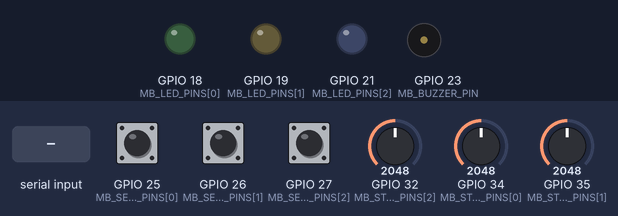
A sketch run on a simulated ESP32. Parts: output pins drawn as LEDs (lit = HIGH), buzzer (waves = sounding). Dashed ring = blinking. The inputs (shaded band) are chosen by the test bench; at power-on: GPIO 32 (MB_STOCK_PINS[2]) = 2048, GPIO 25 (MB_SENSOR_PINS[0]) HIGH, GPIO 26 (MB_SENSOR_PINS[1]) HIGH, GPIO 34 (MB_STOCK_PINS[0]) = 2048, GPIO 27 (MB_SENSOR_PINS[2]) HIGH, GPIO 35 (MB_STOCK_PINS[1]) = 2048 (analog values on the 0–4095 scale). The local clock reads 2024-03-15 10:24:30 at power-on unless the sketch sets it; random numbers use the default seed unless the sketch sets one; what the sketch prints to the serial monitor is not drawn.

Above: at 1.7 s.
1.8 s: GPIO 32 (MB_STOCK_PINS[2]) set to 433
4.8 s: GPIO 32 (MB_STOCK_PINS[2]) set to 367
At 7.4 s:
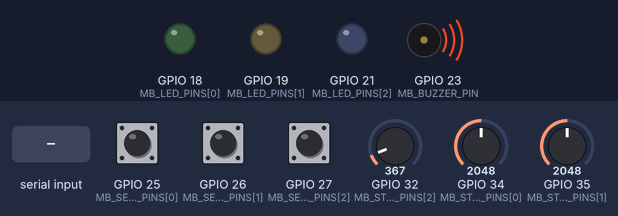
7.8 s: GPIO 25 (MB_SENSOR_PINS[0]) driven LOW
At 10.6 s:
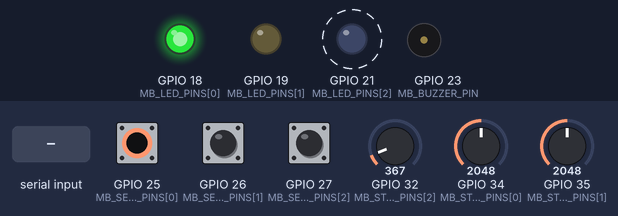
10.8 s: GPIO 26 (MB_SENSOR_PINS[1]) driven LOW
At 12.6 s:
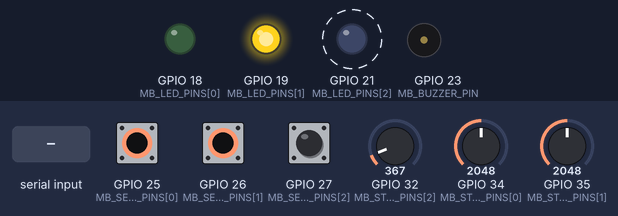
13.6 s: "b90\n" received over Serial
At 14.05 s:
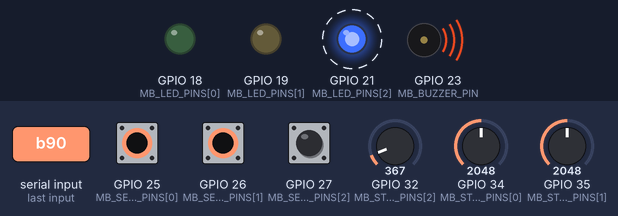
16.6 s: GPIO 34 (MB_STOCK_PINS[0]) set to 2528
19.5 s: GPIO 34 (MB_STOCK_PINS[0]) set to 2626
Timing chart, 0 to 22.5 s (numbered marks = the images above; inputs shaded):
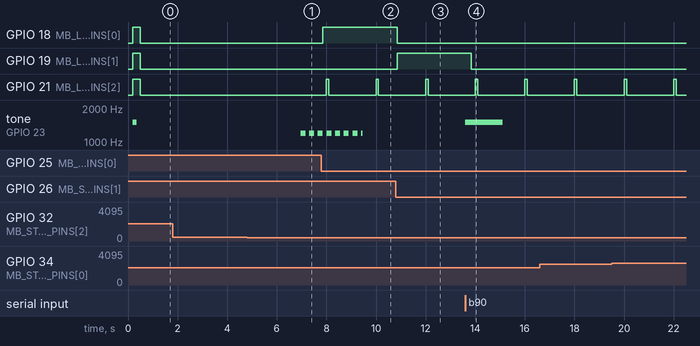

The sketch:

sketch.ino
```cpp
/*
  MediBridge firmware (ESP32) — Smart Medication Monitoring
  REMIND - GUIDE - DETECT - INFORM

  What it does
    * 3 compartments: lid sensor (button), LED, simulated stock level (potentiometer)
    * 1 buzzer
    * Reminder commands arrive from Blynk (V6) or the Serial Monitor
    * Every important thing becomes a small JSON "event" (see firmware/event_format.md)
    * Events go to Blynk datastream V10; they are also always printed on Serial
    * Works OFFLINE (Serial only) when config.h is missing or has no real token

  It records that a lid was OPENED. It can NOT know the medicine was taken.
*/
#include <Arduino.h>
#include <WiFi.h>
#include <time.h>
#include <string.h>
#include <esp_system.h>   // esp_random()

#if __has_include("config.h")
#include "config.h"
#endif

#ifndef MB_DEVICE_ID
#define MB_DEVICE_ID "MB-ESP32-01"
#endif
#ifndef MB_WIFI_SSID
#define MB_WIFI_SSID "Wokwi-GUEST"
#define MB_WIFI_PASS ""
#define MB_WIFI_CHANNEL 6
#endif
#ifndef ESP_ARDUINO_VERSION_MAJOR
#define ESP_ARDUINO_VERSION_MAJOR 2
#endif

#if defined(BLYNK_AUTH_TOKEN) && defined(BLYNK_TEMPLATE_ID) && defined(BLYNK_TEMPLATE_NAME)
#define MB_BLYNK_COMPILED 1
#include <BlynkSimpleEsp32.h>
#else
#define MB_BLYNK_COMPILED 0
#endif

#include "medibridge_config.h"

// ============================================================ Blynk pin plan
// Core (always used)                    Extended (MB_EXTENDED_PINS = 1)
//  V6  reminder command  (in)            V0-V2 lid interaction 1/0  (out)
//  V7  buzzer command    (in)            V3-V5 stock percent        (out)
//  V8  device status     (out)           V9    wrong compartment id (out)
//  V10 event JSON        (out)
//  V11 heartbeat seconds (out)
static const int VP_INTERACTION_BASE = 0;   // V0..V2
static const int VP_STOCK_BASE       = 3;   // V3..V5
static const int VP_WRONG            = 9;
static const int VP_STATUS           = 8;
static const int VP_EVENT            = 10;
static const int VP_HEARTBEAT        = 11;
static const int VP_REMINDER_CMD     = 6;

// ================================================================ utilities
static inline bool before(uint32_t now, uint32_t t) { return (int32_t)(now - t) < 0; }

// =========================================================== stock sensor API
// Today: potentiometer. Later: replace with a load cell + HX711 by writing a
// class with the same two methods (see firmware/README.md). Nothing else changes.
class StockSensor {
 public:
  virtual void begin() = 0;
  virtual uint8_t readPercent(uint8_t idx) = 0;
  virtual ~StockSensor() {}
};

class PotStockSensor : public StockSensor {
 public:
  void begin() override { analogReadResolution(12); }
  uint8_t readPercent(uint8_t idx) override {
    long sum = 0;
    for (int i = 0; i < 8; i++) sum += analogRead(MB_STOCK_PINS[idx]);
    return mb::rawToPercent(sum / 8, MB_ADC_RAW_EMPTY, MB_ADC_RAW_FULL);
  }
};

static PotStockSensor g_potSensor;
static StockSensor* g_stockSensor = &g_potSensor;

// ================================================================== buzzer
enum Pattern : uint8_t { P_NONE, P_REMINDER, P_WARNING, P_ALERT, P_TEST };
struct Step { uint16_t freq; uint16_t ms; };
static const Step STEPS_REMINDER[] = {{2000, 300}, {0, 200}, {2000, 300}, {0, 1200}};
static const Step STEPS_WARNING[]  = {{700, 120}, {0, 120}};
static const Step STEPS_ALERT[]    = {{1200, 200}, {0, 150}};
static const Step STEPS_TEST[]     = {{1500, 1000}};

#if ESP_ARDUINO_VERSION_MAJOR >= 3
#define BUZ_ID MB_BUZZER_PIN
#else
#define BUZ_ID 0
#endif

static void buzzerHw(uint16_t freq) { ledcWriteTone(BUZ_ID, freq); }
static void buzzerInit() {
#if ESP_ARDUINO_VERSION_MAJOR >= 3
  ledcAttach(MB_BUZZER_PIN, 2000, 8);
#else
  ledcSetup(0, 2000, 8);
  ledcAttachPin(MB_BUZZER_PIN, 0);
#endif
  buzzerHw(0);
}

class Buzzer {
 public:
  void set(Pattern p, uint32_t now) {
    if (p == cur_) return;
    cur_ = p; idx_ = 0; start_ = now; apply();
  }
  void update(uint32_t now) {
    if (cur_ == P_NONE) return;
    uint8_t n; const Step* s = steps(n);
    if ((uint32_t)(now - start_) >= s[idx_].ms) { idx_ = (idx_ + 1) % n; start_ = now; apply(); }
  }
 private:
  const Step* steps(uint8_t& n) const {
    switch (cur_) {
      case P_REMINDER: n = sizeof STEPS_REMINDER / sizeof(Step); return STEPS_REMINDER;
      case P_WARNING:  n = sizeof STEPS_WARNING / sizeof(Step);  return STEPS_WARNING;
      case P_ALERT:    n = sizeof STEPS_ALERT / sizeof(Step);    return STEPS_ALERT;
      default:         n = sizeof STEPS_TEST / sizeof(Step);     return STEPS_TEST;
    }
  }
  void apply() {
    if (cur_ == P_NONE) { buzzerHw(0); return; }
    uint8_t n; const Step* s = steps(n);
    buzzerHw(s[idx_].freq);
  }
  Pattern cur_ = P_NONE; uint8_t idx_ = 0; uint32_t start_ = 0;
};
static Buzzer g_buzzer;

// ================================================================== state
static mb::Debouncer    g_deb[MB_NUM_COMPARTMENTS];
static mb::StockTracker g_stock[MB_NUM_COMPARTMENTS];
static bool      g_lidOpen[MB_NUM_COMPARTMENTS];
static uint8_t   g_lastSentPct[MB_NUM_COMPARTMENTS];
static uint32_t  g_confirmUntil[MB_NUM_COMPARTMENTS];
static uint32_t  g_lastInteractionMs[MB_NUM_COMPARTMENTS];
static bool      g_everInteracted[MB_NUM_COMPARTMENTS];

static uint8_t  g_reminderComp = 0;       // 0 = none, else 1..3
static uint32_t g_reminderStartMs = 0;
static bool     g_muted = false;
static uint32_t g_warningUntil = 0, g_testUntil = 0, g_alertUntil = 0;
static uint8_t  g_warnIdx = 0;
static uint32_t g_bootId = 0, g_seq = 0;
static uint32_t g_nextStockPoll = 0;

// -------- event queue (kept while the cloud is unreachable)
struct QueuedEvent { char json[MB_EVENT_JSON_MAX]; };
static QueuedEvent g_q[MB_EVENT_QUEUE_SIZE];
static uint8_t g_qHead = 0, g_qCount = 0;
static uint32_t g_nextSendMs = 0;

// -------- cloud state
static bool g_cloud = false;              // true only if a real token is configured
static bool g_wifiWasUp = false, g_blynkWasUp = false;
static uint32_t g_lastWifiTry = 0, g_nextBlynkTry = 0, g_nextHeartbeat = 0;

#if MB_BLYNK_COMPILED
static bool tokenLooksValid() {
  return strncmp(BLYNK_AUTH_TOKEN, "PASTE_", 6) != 0 && strlen(BLYNK_AUTH_TOKEN) >= 16 &&
         strncmp(BLYNK_TEMPLATE_ID, "PASTE_", 6) != 0;
}
#endif

static void cloudInt(int pin, int value, bool extendedOnly) {
#if MB_BLYNK_COMPILED
  if (!g_cloud || !Blynk.connected()) return;
  if (extendedOnly && !MB_EXTENDED_PINS) return;
  Blynk.virtualWrite(pin, value);
#else
  (void)pin; (void)value; (void)extendedOnly;
#endif
}

// ================================================================ events
static bool isoTimestamp(char* out, size_t n) {
  time_t t = time(nullptr);
  if (t < 1700000000) { out[0] = 0; return false; }   // clock not synced yet
  struct tm tmv;
  gmtime_r(&t, &tmv);
  strftime(out, n, "%Y-%m-%dT%H:%M:%SZ", &tmv);
  return true;
}

static void queuePush(const char* json) {
  if (g_qCount == MB_EVENT_QUEUE_SIZE) {            // full: drop the oldest
    g_qHead = (g_qHead + 1) % MB_EVENT_QUEUE_SIZE; g_qCount--;
    Serial.println("[WARN] event queue full, oldest event dropped");
  }
  QueuedEvent& slot = g_q[(g_qHead + g_qCount) % MB_EVENT_QUEUE_SIZE];
  strncpy(slot.json, json, MB_EVENT_JSON_MAX - 1);
  slot.json[MB_EVENT_JSON_MAX - 1] = 0;
  g_qCount++;
}

static void emitEvent(uint8_t comp, const char* type, long value, const char* detail) {
  char id[48];
  snprintf(id, sizeof id, "%s-%08lx-%04lu", MB_DEVICE_ID, (unsigned long)g_bootId, (unsigned long)(++g_seq));
  char ts[24];
  bool synced = isoTimestamp(ts, sizeof ts);
  mb::EventFields e = {id, MB_DEVICE_ID, comp, type, value, ts, synced, (unsigned long)millis(), detail};
  char buf[MB_EVENT_JSON_MAX];
  size_t len = mb::buildEventJson(buf, sizeof buf, e);
  if (len == 0) { Serial.println("[ERROR] event too large, not sent"); return; }
  Serial.print("[EVENT] ");
  Serial.println(buf);
  if (g_cloud) queuePush(buf);
}

// ============================================================== reminders
static void startReminder(uint8_t comp, const char* source) {
  if (comp < 1 || comp > MB_NUM_COMPARTMENTS) return;
  if (g_reminderComp == comp) return;               // same command twice: ignore
  g_reminderComp = comp;
  g_reminderStartMs = millis();
  g_muted = false;
  emitEvent(comp, "reminder_started", comp, source);
}

static void stopReminder(const char* reason, bool tellCloudCommand) {
  if (g_reminderComp == 0) return;
  uint8_t comp = g_reminderComp;
  g_reminderComp = 0;
  if (strcmp(reason, "acknowledged") != 0) emitEvent(comp, "reminder_stopped", 0, reason);
  if (tellCloudCommand) cloudInt(VP_REMINDER_CMD, 0, false);  // so V6 in the cloud goes back to 0
}

// ================================================================ lid events
static void onLidOpened(uint8_t idx, uint32_t now) {
  uint8_t id = idx + 1;
  g_lidOpen[idx] = true;
  g_lastInteractionMs[idx] = now;
  g_everInteracted[idx] = true;
  cloudInt(VP_INTERACTION_BASE + idx, 1, true);

  mb::OpenKind k = mb::classifyOpen(g_reminderComp, id);
  if (k == mb::OPEN_WRONG) {
    char d[24];
    snprintf(d, sizeof d, "expected=%u", (unsigned)g_reminderComp);
    emitEvent(id, "wrong_compartment", 1, d);
    cloudInt(VP_WRONG, id, true);
    g_warningUntil = now + MB_WARNING_MS;
    g_warnIdx = idx;
  } else {
    emitEvent(id, "compartment_opened", 1, k == mb::OPEN_EXPECTED ? "expected" : "no_active_reminder");
    g_confirmUntil[idx] = now + MB_CONFIRM_LED_MS;
    if (k == mb::OPEN_EXPECTED) stopReminder("acknowledged", true);
  }
}

static void onLidClosed(uint8_t idx, uint32_t now) {
  g_lidOpen[idx] = false;
  g_lastInteractionMs[idx] = now;
  cloudInt(VP_INTERACTION_BASE + idx, 0, true);
  emitEvent(idx + 1, "compartment_closed", 0, "");
}

static void readSensors(uint32_t now) {
  for (uint8_t i = 0; i < MB_NUM_COMPARTMENTS; i++) {
    bool raw = (digitalRead(MB_SENSOR_PINS[i]) == MB_SENSOR_ACTIVE_LEVEL);
    if (g_deb[i].update(raw, now)) {
      if (g_deb[i].stable()) onLidOpened(i, now); else onLidClosed(i, now);
    }
  }
}

// ================================================================== stock
static void readStock(uint32_t now) {
  if (before(now, g_nextStockPoll)) return;
  g_nextStockPoll = now + MB_STOCK_POLL_MS;
  for (uint8_t i = 0; i < MB_NUM_COMPARTMENTS; i++) {
    uint8_t pct = g_stockSensor->readPercent(i);
    mb::StockStatus before_ = g_stock[i].status();
    if (g_stock[i].update(pct, now)) {
      mb::StockStatus after = g_stock[i].status();
      char d[32];
      snprintf(d, sizeof d, "%s->%s", mb::stockStatusName(before_), mb::stockStatusName(after));
      if (after == mb::STOCK_EMPTY) {
        emitEvent(i + 1, "stock_empty", pct, d);
        g_alertUntil = now + MB_EMPTY_ALERT_MS;
      } else {
        emitEvent(i + 1, "stock_changed", pct, d);
      }
      cloudInt(VP_STOCK_BASE + i, pct, true);
      g_lastSentPct[i] = pct;
    } else {
      int diff = (int)pct - (int)g_lastSentPct[i];
      if (diff < 0) diff = -diff;
      if (diff >= MB_STOCK_REPORT_DELTA) { cloudInt(VP_STOCK_BASE + i, pct, true); g_lastSentPct[i] = pct; }
    }
  }
}

static void checkReminderTimeout(uint32_t now) {
  if (g_reminderComp && (uint32_t)(now - g_reminderStartMs) >= MB_REMINDER_TIMEOUT_MS) {
    uint8_t comp = g_reminderComp;
    emitEvent(comp, "reminder_missed", 0, "timeout");
    g_reminderComp = 0;
    cloudInt(VP_REMINDER_CMD, 0, false);
  }
}

// ================================================================ outputs
static const char* stateLabel(uint8_t idx, uint32_t now) {
  if (before(now, g_warningUntil) && g_warnIdx == idx) return "Wrong Compartment";
  if (g_reminderComp == idx + 1) return "Reminder Active";
  if (g_stock[idx].status() == mb::STOCK_EMPTY) return "Medicine Refill Required";
  if (before(now, g_confirmUntil[idx])) return "Interaction Recorded";
  return "Idle";
}

static void updateOutputs(uint32_t now) {
  for (uint8_t i = 0; i < MB_NUM_COMPARTMENTS; i++) {
    bool on = false;
    if (before(now, g_warningUntil) && g_warnIdx == i)        on = ((now / 120) % 2) == 0;   // fast flicker
    else if (g_reminderComp == i + 1)                         on = ((now / 500) % 2) == 0;   // steady blink
    else if (before(now, g_confirmUntil[i]))                  on = true;                     // solid
    else if (g_stock[i].status() == mb::STOCK_EMPTY)          on = (now % 2000) < 100;       // short blip
    digitalWrite(MB_LED_PINS[i], on ? HIGH : LOW);
  }
  Pattern p = P_NONE;
  if (before(now, g_warningUntil))        p = P_WARNING;
  else if (before(now, g_testUntil))      p = P_TEST;
  else if (before(now, g_alertUntil))     p = P_ALERT;
  else if (g_reminderComp && !g_muted)    p = P_REMINDER;
  g_buzzer.set(p, now);
  g_buzzer.update(now);
}

// ============================================================ Serial control
static void printStatus() {
  uint32_t now = millis();
  Serial.println("---- MediBridge status ----");
  for (uint8_t i = 0; i < MB_NUM_COMPARTMENTS; i++) {
    Serial.printf("C%u %-10s dose=%-10s at=%s lid=%s stock=%u%% (%s) led=%s state=%s\n",
                  i + 1, MB_COMPARTMENTS[i].name, MB_COMPARTMENTS[i].dosage, MB_COMPARTMENTS[i].schedule,
                  g_lidOpen[i] ? "OPEN" : "closed", (unsigned)g_stock[i].percent(),
                  mb::stockStatusName(g_stock[i].status()),
                  digitalRead(MB_LED_PINS[i]) ? "ON" : "off", stateLabel(i, now));
  }
  Serial.printf("reminder=%u muted=%d cloud=%s queued=%u\n", (unsigned)g_reminderComp, (int)g_muted,
                g_cloud ? "enabled" : "OFFLINE mode", (unsigned)g_qCount);
}

static void handleCommand(const char* line) {
  if (line[0] == 'r' && line[1] >= '0' && line[1] <= '3') {
    int c = line[1] - '0';
    if (c == 0) stopReminder("cancelled_serial", true); else startReminder(c, "serial");
  } else if (line[0] == 'm') { g_muted = true; Serial.println("buzzer muted until next reminder"); }
  else if (line[0] == 'b') { g_testUntil = millis() + 1500; }
  else if (line[0] == 's') { printStatus(); }
  else if (line[0] == 'h' || line[0] == '?') {
    Serial.println("Commands: r1 r2 r3 = start reminder | r0 = cancel | m = mute | b = beep test | s = status");
  }
}

static void handleSerial() {
  static char buf[16]; static uint8_t n = 0;
  while (Serial.available()) {
    char c = (char)Serial.read();
    if (c == '\n' || c == '\r') { if (n) { buf[n] = 0; handleCommand(buf); n = 0; } }
    else if (n < sizeof buf - 1) buf[n++] = c;
  }
}

// ================================================================== Blynk
#if MB_BLYNK_COMPILED
BLYNK_WRITE(V6) {                       // reminder command: 0 = cancel, 1..3 = compartment
  int v = param.asInt();
  if (v >= 1 && v <= MB_NUM_COMPARTMENTS) startReminder((uint8_t)v, "blynk");
  else if (v == 0) stopReminder("cancelled_cloud", false);
}
BLYNK_WRITE(V7) {                       // buzzer command: 0 = mute reminder sound, 1 = test beep
  int v = param.asInt();
  if (v == 0) g_muted = true;
  else if (v == 1) g_testUntil = millis() + 1500;
}
BLYNK_CONNECTED() {
  Blynk.virtualWrite(VP_STATUS, "online fw=" MB_FW_VERSION);
  Blynk.syncVirtual(VP_REMINDER_CMD);
  if (MB_EXTENDED_PINS) {
    for (uint8_t i = 0; i < MB_NUM_COMPARTMENTS; i++) {
      Blynk.virtualWrite(VP_INTERACTION_BASE + i, g_lidOpen[i] ? 1 : 0);
      Blynk.virtualWrite(VP_STOCK_BASE + i, (int)g_stock[i].percent());
    }
  }
}
#endif

static void networkSetup() {
#if MB_BLYNK_COMPILED
  if (!tokenLooksValid()) {
    Serial.println("[NET] config.h has placeholder credentials -> OFFLINE mode (Serial only)");
    return;
  }
  g_cloud = true;
  WiFi.mode(WIFI_STA);
  WiFi.setAutoReconnect(true);
  WiFi.begin(MB_WIFI_SSID, MB_WIFI_PASS, MB_WIFI_CHANNEL);
  Blynk.config(BLYNK_AUTH_TOKEN, "blynk.cloud", 80);
  Serial.println("[NET] cloud mode: connecting WiFi, then Blynk (non-blocking)");
#else
  Serial.println("[NET] no config.h -> OFFLINE mode (Serial only)");
#endif
}

static void networkLoop(uint32_t now) {
#if MB_BLYNK_COMPILED
  if (!g_cloud) return;
  if (WiFi.status() != WL_CONNECTED) {
    if (g_wifiWasUp) { g_wifiWasUp = false; Serial.println("[NET] WiFi lost"); }
    if ((uint32_t)(now - g_lastWifiTry) >= MB_WIFI_RETRY_MS) {
      g_lastWifiTry = now;
      WiFi.disconnect();
      WiFi.begin(MB_WIFI_SSID, MB_WIFI_PASS, MB_WIFI_CHANNEL);
      Serial.println("[NET] retrying WiFi");
    }
    return;
  }
  if (!g_wifiWasUp) {
    g_wifiWasUp = true;
    Serial.print("[NET] WiFi connected, IP ");
    Serial.println(WiFi.localIP());
    configTime(0, 0, "pool.ntp.org", "time.nist.gov");     // real timestamps
  }
  if (Blynk.connected()) {
    if (!g_blynkWasUp) { g_blynkWasUp = true; Serial.println("[NET] Blynk connected"); }
    Blynk.run();
    static uint32_t s_nextSync = 0;
    if (!before(now, s_nextSync)) {
      s_nextSync = now + 1000;
      Blynk.syncVirtual(VP_REMINDER_CMD);
    }
    if (!before(now, g_nextHeartbeat)) {
      g_nextHeartbeat = now + MB_HEARTBEAT_MS;
      Blynk.virtualWrite(VP_HEARTBEAT, (int)(now / 1000));
    }
  } else {
    if (g_blynkWasUp) { g_blynkWasUp = false; Serial.println("[NET] Blynk disconnected"); }
    if (!before(now, g_nextBlynkTry)) {
      g_nextBlynkTry = now + MB_BLYNK_RETRY_MS;
      Serial.println("[NET] connecting to Blynk...");
      Blynk.connect(6000);
    }
  }
#else
  (void)now;
#endif
}

static void drainQueue(uint32_t now) {
#if MB_BLYNK_COMPILED
  if (!g_cloud || g_qCount == 0 || !Blynk.connected()) return;
  if (before(now, g_nextSendMs)) return;
  g_nextSendMs = now + MB_EVENT_SPACING_MS;
  Blynk.virtualWrite(VP_EVENT, g_q[g_qHead].json);
  g_qHead = (g_qHead + 1) % MB_EVENT_QUEUE_SIZE;
  g_qCount--;
#else
  (void)now;
#endif
}

// ================================================================== Arduino
void setup() {
  Serial.begin(115200);
  delay(200);
  Serial.println();
  Serial.println("MediBridge firmware " MB_FW_VERSION "  (type h for commands)");

  for (uint8_t i = 0; i < MB_NUM_COMPARTMENTS; i++) {
    pinMode(MB_LED_PINS[i], OUTPUT);
    digitalWrite(MB_LED_PINS[i], LOW);
    pinMode(MB_SENSOR_PINS[i], INPUT_PULLUP);
  }
  buzzerInit();
  g_stockSensor->begin();
  g_bootId = esp_random();

  // Self-test: flash every LED once, short beep.
  for (uint8_t i = 0; i < MB_NUM_COMPARTMENTS; i++) digitalWrite(MB_LED_PINS[i], HIGH);
  buzzerHw(1500); delay(150); buzzerHw(0); delay(150);
  for (uint8_t i = 0; i < MB_NUM_COMPARTMENTS; i++) digitalWrite(MB_LED_PINS[i], LOW);

  const mb::StockThresholds th = {MB_STOCK_FULL_MIN, MB_STOCK_MEDIUM_MIN, MB_STOCK_LOW_MIN,
                                  MB_STOCK_HYSTERESIS, MB_STOCK_CONFIRM_MS};
  uint32_t now = millis();
  for (uint8_t i = 0; i < MB_NUM_COMPARTMENTS; i++) {
    g_deb[i] = mb::Debouncer(MB_DEBOUNCE_MS);
    g_deb[i].init(digitalRead(MB_SENSOR_PINS[i]) == MB_SENSOR_ACTIVE_LEVEL, now);
    g_lidOpen[i] = g_deb[i].stable();
    uint8_t pct = g_stockSensor->readPercent(i);
    g_stock[i].init(pct, th);
    g_lastSentPct[i] = pct;
  }

  networkSetup();
  emitEvent(0, "device_started", 0, "fw=" MB_FW_VERSION);
  printStatus();
}

void loop() {
  uint32_t now = millis();
  handleSerial();
  readSensors(now);
  readStock(now);
  checkReminderTimeout(now);
  updateOutputs(now);
  networkLoop(now);
  drainQueue(now);
}
```

Source omitted: medibridge_logic.h (6439 bytes), config.example.h (1117 bytes), medibridge_config.h (3047 bytes)

Measured:
- the behaviour switches between 410 and 409 on GPIO 32 (MB_STOCK_PINS[2]) (found by bisection; images 0 and 1)
- after the input at 1.8 s, every drawn part: stays the same
- after the input at 4.8 s, tone on GPIO 23 (MB_BUZZER_PIN): alternates 1200 Hz for 0.19 s and silent for 0.15 s, starting after 2.2 s
- after the input at 7.8 s, GPIO 18 (MB_LED_PINS[0]): LOW → HIGH after 0.06 s
- after the input at 10.8 s, GPIO 19 (MB_LED_PINS[1]): LOW → HIGH after 0.06 s
- after the input at 13.6 s, tone on GPIO 23 (MB_BUZZER_PIN): silent → 1500 Hz at once, → silent 1.5 s later
- by itself, GPIO 21 (MB_LED_PINS[2]): alternates HIGH for 0.10 s and LOW for 1.9 s
